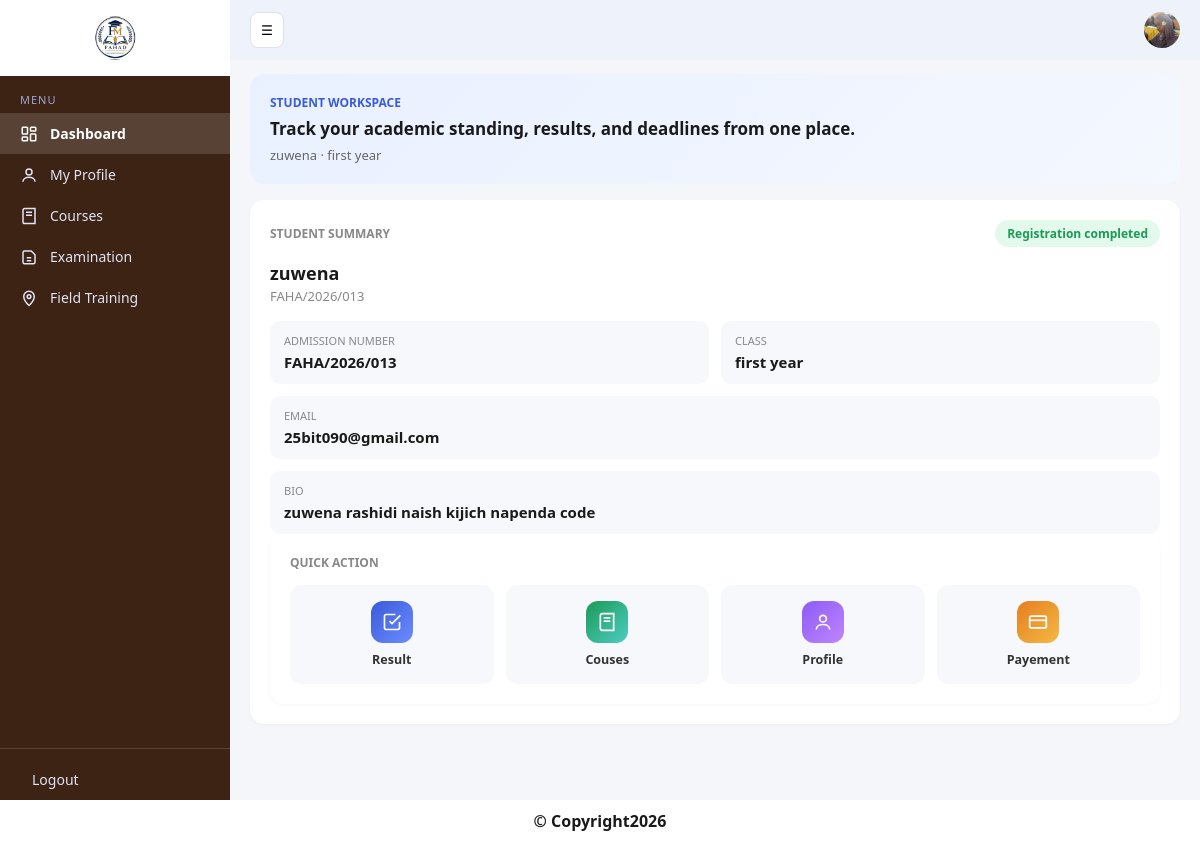
The app's page /dashboard/ (signed in) with its own data.
### mysite_app/models.py (models this page shows, shortened)
class Profile(models.Model):
    user = models.OneToOneField(
        User,
        on_delete=models.CASCADE
    )
    profile_picture = models.ImageField(
        upload_to='profile_pics/',
        default='default.png'
    )
    bio = models.TextField(blank=True)

class StudentProfile(models.Model):
    user = models.ForeignKey(
        User,
        on_delete=models.CASCADE
    )
    admission_number = models.CharField(max_length=50, blank=True, null=True)
    student_class = models.CharField(max_length=50, blank=True, null=True)
    email = models.EmailField()
    is_paid = models.BooleanField(default=False)
    is_verified = models.BooleanField(default=False)

### mysite_app/views.py (the view)
# urls.py: path('dashboard/', views.dashboard, name='dashboard'),
@login_required
def dashboard(request):
    profile, created= Profile.objects.get_or_create(user=request.user)
    student, created= StudentProfile.objects.get_or_create(user=request.user)
    return render(request, 'dashboard.html',{'profile':profile, 'student': student,})

### mysite_app/templates/dashboard.html (shortened to what this page needs)
{% load static %}
<!DOCTYPE html>
<html lang="sw">
<head>
</head>
<body>
<div class="app">
  <div class="sidebar" id="sidebar">
    <div class="sidebar-logo">
      <img src="{% static 'lo.jpg' %}" alt="Logo">
    </div>
    <div class="menu-label">MENU</div>
    <a href="{% url 'dashboard' %}" class="nav-item active">
  <svg width="18" height="18" viewBox="0 0 24 24" fill="none" stroke="currentColor" stroke-width="2"><rect x="3" y="3" width="7" height="9" rx="1"/><rect x="14" y="3" width="7" height="5" rx="1"/><rect x="14" y="12" width="7" height="9" rx="1"/><rect x="3" y="16" width="7" height="5" rx="1"/></svg>
  <span>Dashboard</span>
</a>
<a href="{% url 'profile' %}" class="nav-item">
  <svg width="18" height="18" viewBox="0 0 24 24" fill="none" stroke="currentColor" stroke-width="2"><circle cx="12" cy="8" r="4"/><path d="M4 21c0-4 4-6 8-6s8 2 8 6"/></svg>
  <span>My Profile</span>
</a>
<a href="{% url 'Courses' %}" class="nav-item">
  <svg width="18" height="18" viewBox="0 0 24 24" fill="none" stroke="currentColor" stroke-width="2"><path d="M4 19.5V4.5A2.5 2.5 0 0 1 6.5 2H20v20H6.5A2.5 2.5 0 0 1 4 19.5z"/><line x1="8" y1="7" x2="16" y2="7"/><line x1="8" y1="11" x2="16" y2="11"/></svg>
  <span>Courses</span>
</a>
<a href="{% url 'grader' %}" class="nav-item">
  <svg width="18" height="18" viewBox="0 0 24 24" fill="none" stroke="currentColor" stroke-width="2"><path d="M4 19V6a2 2 0 0 1 2-2h9l5 5v10a2 2 0 0 1-2 2H6a2 2 0 0 1-2-2z"/><line x1="9" y1="13" x2="15" y2="13"/><line x1="9" y1="17" x2="15" y2="17"/></svg>
  <span>Examination</span>
</a>
<a href="{% url 'field_training_hub' %}" class="nav-item">
  <svg width="18" height="18" viewBox="0 0 24 24" fill="none" stroke="currentColor" stroke-width="2"><path d="M12 22s7-6.5 7-12a7 7 0 0 0-14 0c0 5.5 7 12 7 12z"/><circle cx="12" cy="10" r="2.5"/></svg>
  <span>Field Training</span>
</a>
    <div class="sidebar-help">
      <a href="{% url 'login' %}" class="nav-item"><span>Logout</span></a>
    </div>
  </div>
  <div class="main">
    <div class="topbar">
      <button class="toggle-btn" onclick="toggleSidebar()">☰</button>
      <div class="avatar">
        {% if profile.profile_picture and profile.profile_picture.url != '/media/default.png' %}
          <img src="{{ profile.profile_picture.url }}" alt="Profile">
        {% else %}
          <a href="{% url 'edit_profile' %}">
            <img src="{% static 'default-avatar.png' %}" alt="Weka picha">
          </a>
        {% endif %}
      </div>
    </div>
    <div class="content">
      <div class="card-hero">
        <div class="eyebrow">STUDENT WORKSPACE</div>
        <div class="hero-title">Track your academic standing, results, and deadlines from one place.</div>
        <div class="hero-sub">{{ user.get_full_name|default:user.username }} &middot; {{ student.student_class }}</div>
      </div>
      <div class="card">
        <div class="summary-top">
          <div class="section-label">STUDENT SUMMARY</div>
          {% if student.is_verified %}
            <div class="badge ok">Registration completed</div>
          {% else %}
            <div class="badge locked">Pending verification</div>
          {% endif %}
        </div>
        {% if student.is_paid and student.is_verified %}
          <div class="name-title">{{ user.get_full_name|default:user.username }}</div>
          <div class="id-sub">{{ student.admission_number }}</div>
          <div class="grid2">
            <div class="field-box">
              <div class="flabel">ADMISSION NUMBER</div>
              <div class="fvalue">{{ student.admission_number }}</div>
            </div>
            <div class="field-box">
              <div class="flabel">CLASS</div>
              <div class="fvalue">{{ student.student_class }}</div>
            </div>
            <div class="field-box wide">
              <div class="flabel">EMAIL</div>
              <div class="fvalue">{{ student.email }}</div>
            </div>
            <div class="field-box wide">
              <div class="flabel">BIO</div>
              <div class="fvalue">{{ profile.bio|default:"—" }}</div>
            </div>
          </div>
<div class="card">
  <div class="section-label">QUICK ACTION</div>
  <div class="quick-grid">
    <a href="{% url 'results' %}" class="quick-item">
      <div class="quick-icon blue">
        <svg width="20" height="20" viewBox="0 0 24 24" fill="none" stroke="currentColor" stroke-width="2"><path d="M9 11l3 3L22 4"/><path d="M21 12v7a2 2 0 0 1-2 2H5a2 2 0 0 1-2-2V5a2 2 0 0 1 2-2h11"/></svg>
      </div>
      <span>Result</span>
    </a>
    <a href="{% url 'Courses' %}" class="quick-item">
      <div class="quick-icon green">
        <svg width="20" height="20" viewBox="0 0 24 24" fill="none" stroke="currentColor" stroke-width="2"><path d="M4 19.5V4.5A2.5 2.5 0 0 1 6.5 2H20v20H6.5A2.5 2.5 0 0 1 4 19.5z"/><line x1="8" y1="7" x2="16" y2="7"/><line x1="8" y1="11" x2="16" y2="11"/></svg>
      </div>
      <span>Couses</span>
    </a>
    <a href="{% url 'edit_profile' %}" class="quick-item">
      <div class="quick-icon purple">
        <svg width="20" height="20" viewBox="0 0 24 24" fill="none" stroke="currentColor" stroke-width="2"><circle cx="12" cy="8" r="4"/><path d="M4 21c0-4 4-6 8-6s8 2 8 6"/></svg>
      </div>
      <span>Profile</span>
    </a>
    <a href="{% url 'payment' %}" class="quick-item">
      <div class="quick-icon orange">
        <svg width="20" height="20" viewBox="0 0 24 24" fill="none" stroke="currentColor" stroke-width="2"><rect x="2" y="5" width="20" height="14" rx="2"/><line x1="2" y1="10" x2="22" y2="10"/></svg>
      </div>
      <span>Payement</span>
    </a>
  </div>
</div>
        {% endif %}
      </div>
    </div>
  </div>
</div>
<footer>
  <p>© Copyright2026</p>
</footer>
</body>
</html>

### mysite_app/templates/dashboard.html (style rules this page uses)
* { margin:0; padding:0; box-sizing:border-box; font-family:'Segoe UI', Arial, sans-serif; }
body { background:#f4f6fa; color:#1a1a1a; }
.app { display:flex; min-height:100vh; }
.sidebar { width:230px; background:#3D2314; color:#dfe3f5; display:flex; flex-direction:column; flex-shrink:0; transition:width .25s; }
.sidebar-logo { display:flex; align-items:center; justify-content:center; padding:16px 0; background:#fff; }
.sidebar-logo img { width:44px; height:44px; object-fit:contain; border-radius:50%; }
.menu-label { font-size:11px; letter-spacing:1px; color:#9aa3d6; padding:16px 20px 6px; }
.nav-item { display:flex; align-items:center; gap:12px; padding:11px 20px; color:#dfe3f5; text-decoration:none; font-size:14px; white-space:nowrap; }
.nav-item.active { background:rgba(255,255,255,.14); color:#fff; font-weight:600; }
.sidebar-help { margin-top:auto; border-top:1px solid rgba(255,255,255,.15); padding-top:10px; }
.main { flex:1; display:flex; flex-direction:column; min-width:0; }
.topbar { display:flex; align-items:center; justify-content:space-between; background:#eef2fb; padding:12px 20px; }
.toggle-btn { background:#fff; border:1px solid #dde1ef; border-radius:8px; padding:8px 10px; cursor:pointer; }
.avatar { width:36px; height:36px; border-radius:50%; overflow:hidden; background:#dfe3f5; display:flex; align-items:center; justify-content:center; }
.avatar img { width:100%; height:100%; object-fit:cover; }
.content { padding:14px 20px 40px; display:flex; flex-direction:column; gap:16px; }
.card { background:#fff; border-radius:14px; padding:20px; box-shadow:0 1px 3px rgba(0,0,0,.04); }
.card-hero { background:linear-gradient(135deg,#e9f0ff,#f4f8ff); border-radius:14px; padding:20px; }
.eyebrow { font-size:12px; font-weight:700; color:#3a5bd9; margin-bottom:6px; }
.hero-title { font-size:17px; font-weight:700; margin-bottom:6px; }
.hero-sub { font-size:13px; color:#666; }
.summary-top { display:flex; align-items:center; justify-content:space-between; margin-bottom:14px; }
.badge { font-size:12px; font-weight:600; padding:5px 12px; border-radius:20px; }
.badge.ok { background:#e3f9ec; color:#1a9a55; }
.section-label { font-size:12px; color:#888; font-weight:600; }
.name-title { font-size:18px; font-weight:700; margin:4px 0 2px; }
.id-sub { font-size:13px; color:#888; margin-bottom:16px; }
.grid2 { display:grid; grid-template-columns:1fr; gap:12px; }
@media (min-width:480px) { .grid2 { grid-template-columns:1fr 1fr; } }
.field-box { background:#f7f8fb; border-radius:10px; padding:12px 14px; }
.field-box.wide { grid-column:1/-1; }
.flabel { font-size:11px; color:#888; margin-bottom:4px; }
.fvalue { font-size:15px; font-weight:700; }
.quick-grid { display:grid; grid-template-columns:repeat(2,1fr); gap:12px; margin-top:14px; }
@media (min-width:480px) { .quick-grid { grid-template-columns:repeat(4,1fr); } }
.quick-item { display:flex; flex-direction:column; align-items:center; gap:8px; padding:16px 8px; border-radius:12px; background:#f7f8fb; text-decoration:none; color:#333; font-size:12.5px; font-weight:600; transition:transform .15s ease, background .15s ease; }
.quick-icon { width:42px; height:42px; border-radius:12px; display:flex; align-items:center; justify-content:center; color:#fff; }
.quick-icon.blue { background:linear-gradient(135deg,#3a5bd9,#6c8cff); }
.quick-icon.green { background:linear-gradient(135deg,#1a9a55,#4ecdc4); }
.quick-icon.purple { background:linear-gradient(135deg,#8b5cf6,#c084fc); }
.quick-icon.orange { background:linear-gradient(135deg,#e67e22,#f4b942); }
p { text-align: center; background-color: white; font-weight: bold; padding: 10px 12px; }

### records on screen
Profile: profile_picture (picture), bio "zuwena rashidi naish kijich napenda code"
StudentProfile: student_class "first year", admission_number "FAHA/2026/013", email "25bit090@gmail.com"

### other values on screen
{{ user.get_full_name|default:user.username }} "zuwena"
